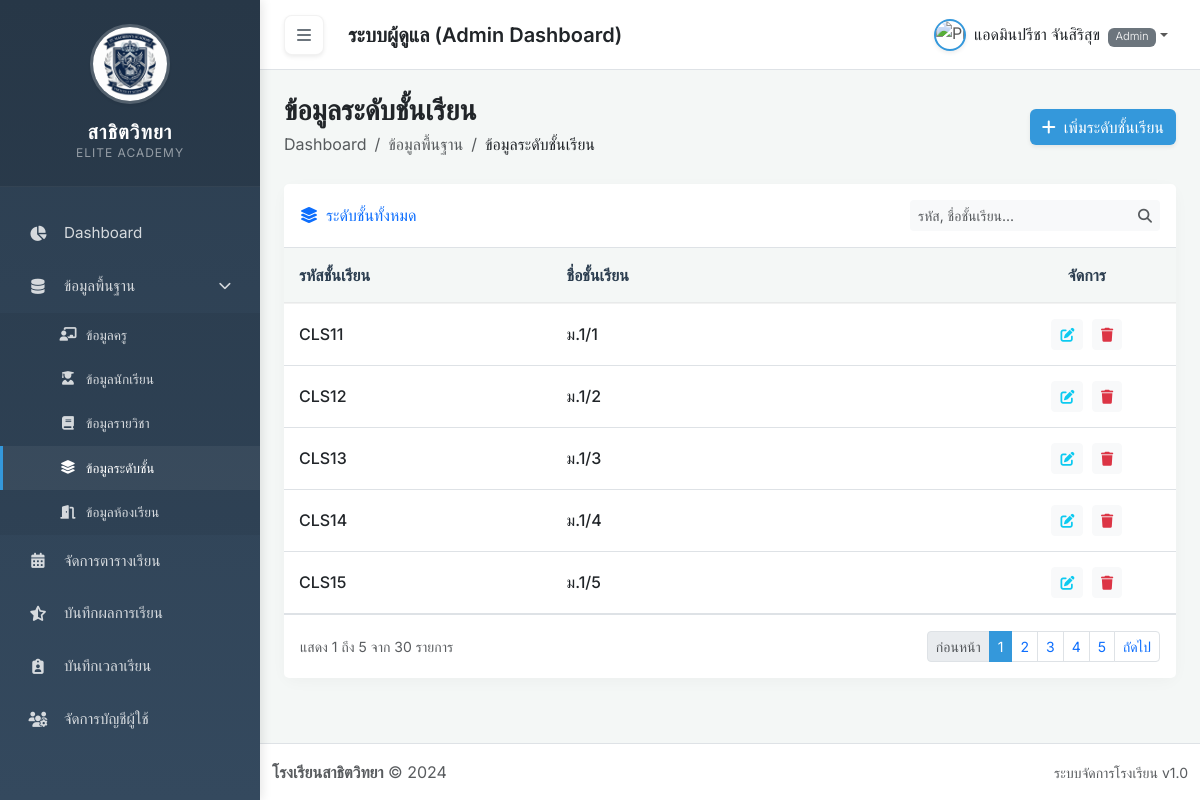
/master-class.php (signed in), run on the app's committed database.
### tables this page shows
CREATE TABLE `classes` (
  `id` int(11) NOT NULL,
  `class_code` varchar(50) DEFAULT NULL,
  `level_name` varchar(50) NOT NULL
);

### master-class.php (the view, shortened to what this page needs)
<?php
include 'includes/header.php';
require_once 'includes/db.php';
?>
<div class="d-flex flex-column flex-md-row justify-content-between align-items-md-center mb-4 gap-3">
    <div>
        <h3 class="text-dark fw-bold mb-0">ข้อมูลระดับชั้นเรียน</h3>
        <nav aria-label="breadcrumb">
            <ol class="breadcrumb mb-0 py-1">
                <li class="breadcrumb-item"><a href="index.php" class="text-decoration-none text-muted">Dashboard</a></li>
                <li class="breadcrumb-item text-muted">ข้อมูลพื้นฐาน</li>
                <li class="breadcrumb-item active" aria-current="page"><a href="master-class.php" class="text-dark text-decoration-none">ข้อมูลระดับชั้นเรียน</a></li>
            </ol>
        </nav>
    </div>
    <div>
        <button class="btn btn-primary shadow-sm" style="background-color: var(--accent-color); border: none;" data-bs-toggle="modal" data-bs-target="#addClassModal">
            <i class="fas fa-plus me-2"></i>เพิ่มระดับชั้นเรียน
        </button>
    </div>
</div>
<?php
$limit = 5;
$page = isset($_GET['page']) && is_numeric($_GET['page']) && $_GET['page'] > 0 ? (int)$_GET['page'] : 1;
$offset = ($page - 1) * $limit;
$whereClause = " WHERE 1=1";
$countSql = "SELECT COUNT(*) FROM classes" . $whereClause;
$stmtCount = $pdo->prepare($countSql);
$stmtCount->execute();
$totalRecords = $stmtCount->fetchColumn();
$totalPages = ceil($totalRecords / $limit);
$sql = "SELECT * FROM classes " . $whereClause . " ORDER BY class_code ASC, level_name ASC LIMIT :limit OFFSET :offset";
$stmt = $pdo->prepare($sql);
$stmt->bindValue(':limit', $limit, PDO::PARAM_INT);
$stmt->bindValue(':offset', $offset, PDO::PARAM_INT);
$stmt->execute();
$classes = $stmt->fetchAll();
?>
<div class="card shadow-sm-light mb-4">
    <div class="card-header bg-white py-3 d-flex flex-column flex-md-row justify-content-between align-items-md-center border-bottom gap-3">
        <h6 class="m-0 font-weight-bold text-primary"><i class="fas fa-layer-group me-2"></i>ระดับชั้นทั้งหมด</h6>
        <form method="GET" action="master-class.php" class="d-flex align-items-center gap-2">
            <div class="input-group" style="width: 250px;">
                <input type="text" name="search" class="form-control form-control-sm bg-light border-0" placeholder="รหัส, ชื่อชั้นเรียน..." value="<?= htmlspecialchars($_GET['search'] ?? '') ?>">
                <button class="btn btn-sm btn-light border-0" type="submit"><i class="fas fa-search text-muted"></i></button>
            </div>
        </form>
    </div>
    <div class="card-body p-0">
        <div class="table-responsive">
            <table class="table table-custom table-hover align-middle mb-0">
                <thead>
                    <tr>
                        <th width="30%">รหัสชั้นเรียน</th>
                        <th width="50%">ชื่อชั้นเรียน</th>
                        <th width="20%" class="text-center">จัดการ</th>
                    </tr>
                </thead>
                <tbody>
                    <?php
                    if (count($classes) > 0) {
                        foreach ($classes as $cls) {
                    ?>
                     <tr>
                         <td><span class="fw-medium text-dark"><?= htmlspecialchars($cls['class_code'] ?? '-') ?></span></td>
                         <td class="fw-medium text-dark"><?= htmlspecialchars($cls['level_name']) ?></td>
                         <td class="text-center">
                             <button type="button" class="btn btn-sm btn-light text-info me-1" onclick='openEditModal(<?= json_encode($cls) ?>)' data-bs-toggle="modal" data-bs-target="#editClassModal" title="แก้ไข"><i class="fas fa-edit"></i></button>
                             <form action="api/class_actions.php" method="POST" class="d-inline" onsubmit="return confirm('ยืนยันการลบระดับชั้นนี้? (ห้องเรียนย่อยทั้งหมดอาจถูกลบไปด้วย)');">
                                 <button type="submit" class="btn btn-sm btn-light text-danger" title="ลบ"><i class="fas fa-trash"></i></button>
                             </form>
                         </td>
                     </tr>
                    <?php
                        }
                    } else {
                        echo "<tr><td colspan='3' class='text-center py-5 text-muted'><i class='fas fa-info-circle mb-2' style='font-size: 24px; opacity: 0.5;'></i><br>ไม่มีข้อมูลระดับชั้น</td></tr>";
                    }
                    ?>
                </tbody>
            </table>
        </div>
    </div>
    <div class="card-footer bg-white border-top py-3 d-flex justify-content-between align-items-center">
        <?php
        $startItem = ($totalRecords > 0) ? $offset + 1 : 0;
        $endItem = min($offset + $limit, $totalRecords);
        ?>
        <small class="text-muted">แสดง <?= $startItem ?> ถึง <?= $endItem ?> จาก <?= $totalRecords ?> รายการ</small>
        <nav aria-label="Page navigation">
            <ul class="pagination pagination-sm mb-0">
                <?php
                function buildParams($p) {
                    $q = $_GET;
                    $q['page'] = $p;
                    return '?' . http_build_query($q);
                }
                ?>
                <li class="page-item <?= ($page <= 1) ? 'disabled' : '' ?>">
                    <a class="page-link" href="<?= ($page <= 1) ? '#' : buildParams($page - 1) ?>">ก่อนหน้า</a>
                </li>
                <?php
                $maxPagesToShow = 5;
                $startPage = max(1, $page - floor($maxPagesToShow / 2));
                $endPage = min($totalPages, max(1, $startPage + $maxPagesToShow - 1));
                for ($i = $startPage; $i <= $endPage; $i++):
                ?>
                    <li class="page-item <?= ($page == $i) ? 'active' : '' ?>" <?= ($page == $i) ? 'style="--bs-pagination-active-bg: var(--accent-color); --bs-pagination-active-border-color: var(--accent-color);"' : '' ?>>
                        <a class="page-link" href="<?= buildParams($i) ?>"><?= $i ?></a>
                    </li>
                <?php endfor; ?>
                <li class="page-item <?= ($page >= $totalPages || $totalPages == 0) ? 'disabled' : '' ?>">
                    <a class="page-link" href="<?= ($page >= $totalPages || $totalPages == 0) ? '#' : buildParams($page + 1) ?>">ถัดไป</a>
                </li>
            </ul>
        </nav>
    </div>
</div>
<?php include 'includes/footer.php'; ?>

### assets/css/style.css (style rules this page uses)
:root { --primary-color: #2c3e50; --secondary-color: #34495e; --accent-color: #3498db; --accent-light: #ebf5fb; --text-dark: #2c3e50; --text-muted: #7f8c8d; --bg-color: #f4f7f6; --surface-color: #ffffff; --sidebar-width: 260px; --sidebar-collapsed-width: 70px; --transition-speed: 0.3s; --bs-primary: #2c3e50; --bs-info: #3498db; }
body { font-family: 'Inter', 'Prompt', sans-serif; background-color: var(--bg-color); color: var(--text-dark); overflow-x: hidden; }
.card { border: none; border-radius: 12px; box-shadow: 0 4px 15px rgba(0,0,0,0.03); transition: transform 0.2s, box-shadow 0.2s; background: var(--surface-color); }
.table-custom th { background-color: var(--bg-color); color: var(--text-dark); font-weight: 600; border-bottom: 2px solid rgba(0,0,0,0.05); padding: 15px; }
.table-custom td { padding: 15px; vertical-align: middle; }

### data on the page
classes: class_code "CLS11", level_name "ม.1/1"
classes: class_code "CLS12", level_name "ม.1/2"
classes: class_code "CLS13", level_name "ม.1/3"
classes: class_code "CLS14", level_name "ม.1/4"
classes: class_code "CLS15", level_name "ม.1/5"

### other printed values
$_SESSION['full_name'] "แอดมินปรีชา จันสิริสุข"
$_SESSION['role'] "Admin"
$startItem "1"
$endItem "5"
$totalRecords "30"
